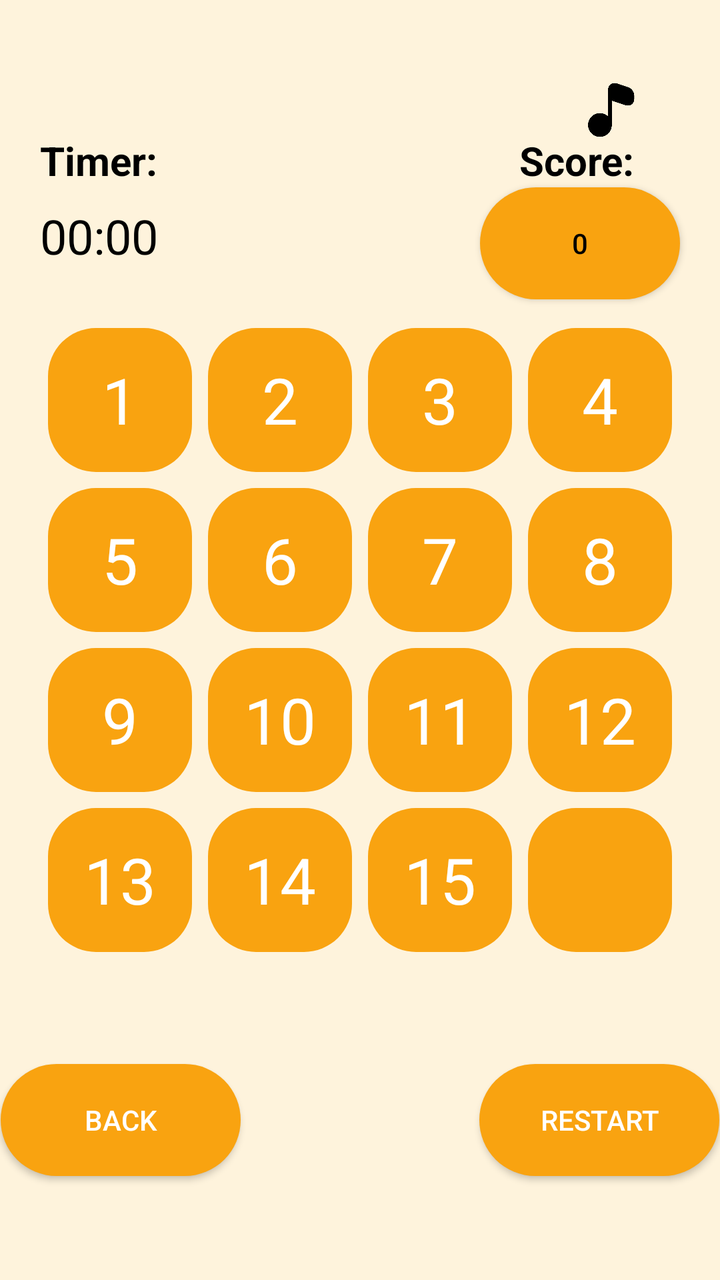
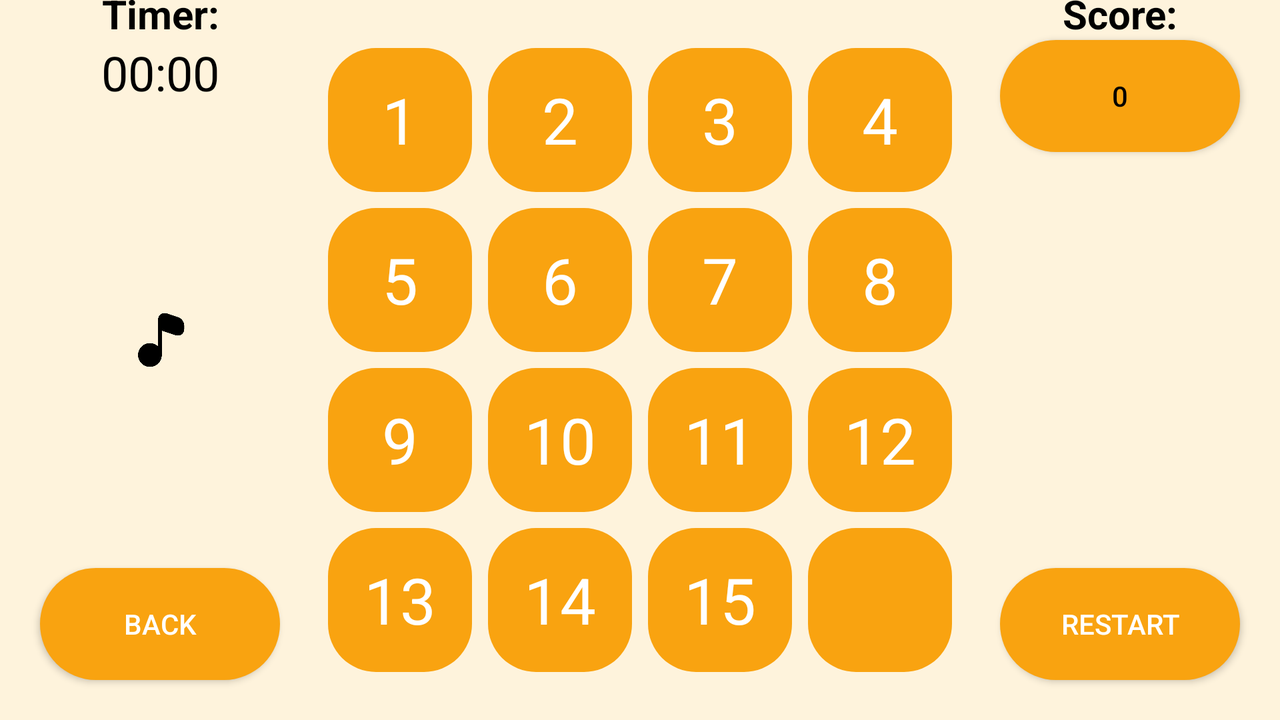

The same Android screen from two of the app's own layout files: first res/layout/ as a phone draws it, then the repository's variant for another configuration, drawn on a device whose configuration selects that folder. Both files follow.
<!-- AndroidManifest.xml: application theme Theme.Puzzle15 -->
<!-- res/layout/activity_main.xml -->
<?xml version="1.0" encoding="utf-8"?>
<androidx.constraintlayout.widget.ConstraintLayout xmlns:android="http://schemas.android.com/apk/res/android"
    xmlns:app="http://schemas.android.com/apk/res-auto"
    xmlns:tools="http://schemas.android.com/tools"
    android:layout_width="match_parent"
    android:layout_height="match_parent"
    android:background="#FEF3DC"
    tools:context=".MainActivity">


    <RelativeLayout
        android:id="@+id/relative"
        android:layout_width="wrap_content"
        android:layout_height="wrap_content"
        android:layout_centerInParent="true"
        app:layout_constraintBottom_toBottomOf="parent"
        app:layout_constraintLeft_toLeftOf="parent"
        app:layout_constraintRight_toRightOf="parent"
        app:layout_constraintTop_toTopOf="parent"
        tools:ignore="MissingConstraints">


        <TextView
            android:id="@+id/button1"
            style="@style/MyButton"
            tools:text="1" />

        <TextView
            android:id="@+id/button2"
            style="@style/MyButton"
            android:layout_toEndOf="@+id/button1"
            tools:text="2" />

        <TextView
            android:id="@+id/button3"
            style="@style/MyButton"
            android:layout_toEndOf="@+id/button2"
            tools:text="3" />

        <TextView
            android:id="@+id/button4"
            style="@style/MyButton"
            android:layout_toEndOf="@+id/button3"
            tools:text="4" />

        <TextView
            android:id="@+id/button5"
            style="@style/MyButton"
            android:layout_below="@+id/button1"
            tools:text="5" />

        <TextView
            android:id="@+id/button6"
            style="@style/MyButton"
            android:layout_below="@+id/button2"
            android:layout_toEndOf="@+id/button5"
            tools:text="6" />

        <TextView
            android:id="@+id/button7"
            style="@style/MyButton"
            android:layout_below="@+id/button3"
            android:layout_toEndOf="@+id/button6"
            tools:text="7" />

        <TextView
            android:id="@+id/button8"
            style="@style/MyButton"
            android:layout_below="@+id/button4"
            android:layout_toEndOf="@+id/button7"
            tools:text="8" />

        <TextView
            android:id="@+id/button9"
            style="@style/MyButton"
            android:layout_below="@+id/button5"
            tools:text="9" />

        <TextView
            android:id="@+id/button10"
            style="@style/MyButton"
            android:layout_below="@+id/button6"
            android:layout_toEndOf="@+id/button9"
            tools:text="10" />

        <TextView
            android:id="@+id/button11"
            style="@style/MyButton"
            android:layout_below="@+id/button7"
            android:layout_toEndOf="@+id/button10"
            tools:text="11" />

        <TextView
            android:id="@+id/button12"
            style="@style/MyButton"
            android:layout_below="@+id/button8"
            android:layout_toEndOf="@+id/button11"
            tools:text="12" />

        <TextView
            android:id="@+id/button13"
            style="@style/MyButton"
            android:layout_below="@+id/button9"
            tools:text="13" />

        <TextView
            android:id="@+id/button14"
            style="@style/MyButton"
            android:layout_below="@+id/button10"
            android:layout_toEndOf="@+id/button13"
            tools:text="14" />

        <TextView
            android:id="@+id/button15"
            style="@style/MyButton"
            android:layout_below="@+id/button11"
            android:layout_toEndOf="@+id/button14"
            tools:text="15" />

        <TextView
            android:id="@+id/button0"
            style="@style/MyButton"
            android:layout_below="@+id/button12"
            android:layout_toEndOf="@+id/button15"
            tools:text="" />


    </RelativeLayout>


    <TextView
        android:id="@+id/textscore"
        android:layout_width="100sp"
        android:layout_height="wrap_content"
        android:layout_marginRight="-20sp"
        android:text="@string/score"
        android:textColor="@color/black"
        android:textSize="20sp"
        android:textStyle="bold"
        app:layout_constraintBottom_toTopOf="@id/relative"
        app:layout_constraintRight_toRightOf="@id/relative"
        app:layout_constraintTop_toTopOf="parent"
        tools:ignore="MissingConstraints" />

    <TextView
        android:id="@+id/timertext"
        android:layout_width="100sp"
        android:layout_height="wrap_content"
        android:text="@string/timer"
        android:textColor="@color/black"
        android:textSize="20sp"
        android:textStyle="bold"
        app:layout_constraintLeft_toLeftOf="@id/relative"
        app:layout_constraintTop_toTopOf="@id/textscore" />


    <androidx.appcompat.widget.AppCompatButton
        android:id="@+id/restart"
        android:layout_width="120sp"
        android:layout_height="56sp"
        android:layout_marginRight="-20dp"
        android:background="@drawable/buttontwo"
        android:text="@string/restart"
        android:textColor="@color/white"
        app:layout_constraintBottom_toBottomOf="parent"
        app:layout_constraintRight_toRightOf="@id/relative"
        app:layout_constraintTop_toBottomOf="@id/relative" />

    <androidx.appcompat.widget.AppCompatButton
        android:id="@+id/finish"
        android:layout_width="120sp"
        android:layout_height="56sp"
        android:layout_marginLeft="-20dp"
        android:background="@drawable/buttontwo"
        android:text="Back"
        android:textColor="@color/white"
        app:layout_constraintBottom_toBottomOf="parent"
        app:layout_constraintLeft_toLeftOf="@id/relative"
        app:layout_constraintTop_toBottomOf="@id/relative" />


    <androidx.appcompat.widget.AppCompatButton
        android:id="@+id/move"
        android:layout_width="100sp"
        android:layout_height="56sp"
        android:background="@drawable/buttontwo"
        android:text="0"
        android:textColor="@color/black"

        app:layout_constraintRight_toRightOf="@id/relative"
        app:layout_constraintTop_toBottomOf="@id/textscore"
        tools:ignore="MissingConstraints" />

    
    
    
    
    
    
    
    
    

    <Chronometer
        android:id="@+id/chronometer"
        android:layout_width="wrap_content"
        android:layout_height="40sp"
        android:textColor="@color/black"
        android:textSize="24sp"
        app:layout_constraintBottom_toBottomOf="@id/move"

        app:layout_constraintLeft_toLeftOf="@id/timertext"
        app:layout_constraintTop_toBottomOf="@id/timertext"
        tools:ignore="MissingConstraints" />

    <ImageView
        android:layout_width="150sp"
        android:layout_height="150sp"
        android:layout_marginLeft="20sp"
        android:src="@drawable/ayiq"
        app:layout_constraintBottom_toBottomOf="parent"
        app:layout_constraintLeft_toRightOf="@id/finish"
        app:layout_constraintRight_toLeftOf="@id/restart"
        app:layout_constraintTop_toBottomOf="@id/relative"
        tools:ignore="MissingConstraints" />


    <ImageView
        android:id="@+id/buttonmusic"
        android:layout_width="30sp"
        android:layout_height="30sp"
        android:layout_margin="40sp"
        android:src="@drawable/music1"
        app:layout_constraintRight_toRightOf="parent"
        app:layout_constraintTop_toTopOf="parent" />

</androidx.constraintlayout.widget.ConstraintLayout>
<!-- resources referenced by this layout -->
<resources>
  <color name="black">#FF000000</color>
  <color name="white">#FFFFFFFF</color>
  <!-- drawable buttontwo (drawable) -->
  <?xml version="1.0" encoding="utf-8"?>
  <shape xmlns:android="http://schemas.android.com/apk/res/android">
      <corners android:radius="180dp" />
      <solid android:color="#F9A310" />
  </shape>
  <!-- drawable music1: png bitmap (drawable, 7385 bytes) -->
  <string name="restart">Restart</string>
  <string name="score">Score:</string>
  <string name="timer">Timer:</string>
  <style name="MyButton">
          <item name="android:gradientRadius">150dp</item>
          <item name="android:gravity">center</item>
          <item name="android:textSize">32sp</item>
          <item name="android:layout_margin">4dp</item>
          <item name="android:textColor">@color/white</item>
          <item name="android:background">@drawable/button</item>
          <item name="android:layout_width">72dp</item>
          <item name="android:layout_height">72dp</item>
      </style>
  <style name="Theme.Puzzle15" parent="Base.Theme.Puzzle15" />
  <!-- drawable button (drawable) -->
  <?xml version="1.0" encoding="utf-8"?>
  <shape xmlns:android="http://schemas.android.com/apk/res/android">
      <corners android:radius="24dp" />
      <solid android:color="#F9A310" />
  </shape>
  <style name="Base.Theme.Puzzle15" parent="Theme.Material3.DayNight.NoActionBar">
          
          
          <item name="actionBarTheme">@color/ACTIONBAR</item>
      </style>
  <color name="ACTIONBAR">#FEF3DC</color>
</resources>
<!-- res/layout-land/activity_main.xml (the repository's variant of the layout above) -->
<!-- drawn on the phone turned sideways -->
<?xml version="1.0" encoding="utf-8"?>
<androidx.constraintlayout.widget.ConstraintLayout xmlns:android="http://schemas.android.com/apk/res/android"
    xmlns:app="http://schemas.android.com/apk/res-auto"
    xmlns:tools="http://schemas.android.com/tools"
    android:layout_width="match_parent"
    android:layout_height="match_parent"
    android:background="#FEF3DC"
    tools:context=".MainActivity">


    <RelativeLayout
        android:id="@+id/relative"
        android:layout_width="wrap_content"
        android:layout_height="wrap_content"
        android:layout_centerInParent="true"
        app:layout_constraintBottom_toBottomOf="parent"
        app:layout_constraintLeft_toLeftOf="parent"
        app:layout_constraintRight_toRightOf="parent"
        app:layout_constraintTop_toTopOf="parent"
        tools:ignore="MissingConstraints">


        <TextView
            android:id="@+id/button1"
            style="@style/MyButton"
            tools:text="1" />

        <TextView
            android:id="@+id/button2"
            style="@style/MyButton"
            android:layout_toEndOf="@+id/button1"
            tools:text="2" />

        <TextView
            android:id="@+id/button3"
            style="@style/MyButton"
            android:layout_toEndOf="@+id/button2"
            tools:text="3" />

        <TextView
            android:id="@+id/button4"
            style="@style/MyButton"
            android:layout_toEndOf="@+id/button3"
            tools:text="4" />

        <TextView
            android:id="@+id/button5"
            style="@style/MyButton"
            android:layout_below="@+id/button1"
            tools:text="5" />

        <TextView
            android:id="@+id/button6"
            style="@style/MyButton"
            android:layout_below="@+id/button2"
            android:layout_toEndOf="@+id/button5"
            tools:text="6" />

        <TextView
            android:id="@+id/button7"
            style="@style/MyButton"
            android:layout_below="@+id/button3"
            android:layout_toEndOf="@+id/button6"
            tools:text="7" />

        <TextView
            android:id="@+id/button8"
            style="@style/MyButton"
            android:layout_below="@+id/button4"
            android:layout_toEndOf="@+id/button7"
            tools:text="8" />

        <TextView
            android:id="@+id/button9"
            style="@style/MyButton"
            android:layout_below="@+id/button5"
            tools:text="9" />

        <TextView
            android:id="@+id/button10"
            style="@style/MyButton"
            android:layout_below="@+id/button6"
            android:layout_toEndOf="@+id/button9"
            tools:text="10" />

        <TextView
            android:id="@+id/button11"
            style="@style/MyButton"
            android:layout_below="@+id/button7"
            android:layout_toEndOf="@+id/button10"
            tools:text="11" />

        <TextView
            android:id="@+id/button12"
            style="@style/MyButton"
            android:layout_below="@+id/button8"
            android:layout_toEndOf="@+id/button11"
            tools:text="12" />

        <TextView
            android:id="@+id/button13"
            style="@style/MyButton"
            android:layout_below="@+id/button9"
            tools:text="13" />

        <TextView
            android:id="@+id/button14"
            style="@style/MyButton"
            android:layout_below="@+id/button10"
            android:layout_toEndOf="@+id/button13"
            tools:text="14" />

        <TextView
            android:id="@+id/button15"
            style="@style/MyButton"
            android:layout_below="@+id/button11"
            android:layout_toEndOf="@+id/button14"
            tools:text="15" />

        <TextView
            android:id="@+id/button0"
            style="@style/MyButton"
            android:layout_below="@+id/button12"
            android:layout_toEndOf="@+id/button15"
            tools:text="" />


    </RelativeLayout>


    <TextView
        android:id="@+id/textscore"
        android:layout_width="wrap_content"
        android:layout_height="wrap_content"
        android:text="@string/score"
        android:textColor="@color/black"
        android:textSize="20sp"
        android:textStyle="bold"
        app:layout_constraintLeft_toLeftOf="@id/move"
        app:layout_constraintRight_toRightOf="@id/move"
        app:layout_constraintBottom_toTopOf="@id/move"
        tools:ignore="MissingConstraints" />

    <TextView
        android:id="@+id/timertext"
        android:layout_width="wrap_content"
        android:layout_height="wrap_content"
        android:text="@string/timer"
        android:textColor="@color/black"
        android:textSize="20sp"
        android:textStyle="bold"
        app:layout_constraintRight_toRightOf="@id/chronometer"
        app:layout_constraintLeft_toLeftOf="@id/chronometer"
        app:layout_constraintTop_toTopOf="@id/textscore" />


    <androidx.appcompat.widget.AppCompatButton
        android:id="@+id/restart"
        android:layout_width="120sp"
        android:layout_height="56sp"
        android:background="@drawable/buttontwo"
        android:text="@string/restart"
        android:textColor="@color/white"
        app:layout_constraintRight_toRightOf="parent"
        app:layout_constraintBottom_toBottomOf="@id/relative"
        app:layout_constraintLeft_toRightOf="@id/relative"/>

    <androidx.appcompat.widget.AppCompatButton
        android:id="@+id/finish"
        android:layout_width="120sp"
        android:layout_height="56sp"
        android:background="@drawable/buttontwo"
        android:text="Back"
        android:textColor="@color/white"
        app:layout_constraintLeft_toLeftOf="parent"
        app:layout_constraintBottom_toBottomOf="@id/relative"
        app:layout_constraintRight_toLeftOf="@id/relative" />


    <androidx.appcompat.widget.AppCompatButton
        android:id="@+id/move"
        android:layout_width="120sp"
        android:layout_height="56sp"
        android:background="@drawable/buttontwo"
        android:text="0"
        android:textColor="@color/black"
       app:layout_constraintLeft_toRightOf="@id/relative"
        app:layout_constraintRight_toRightOf="parent"
        app:layout_constraintTop_toTopOf="@id/relative"/>

    
    
    
    
    
    
    
    
    

    <Chronometer
        android:id="@+id/chronometer"
        android:layout_width="wrap_content"
        android:layout_height="40sp"
        android:textColor="@color/black"
        android:textSize="24sp"
        app:layout_constraintTop_toTopOf="@id/relative"
        app:layout_constraintLeft_toLeftOf="parent"
        app:layout_constraintRight_toLeftOf="@id/relative"
        tools:ignore="MissingConstraints" />

    <ImageView
        android:layout_width="150sp"
        android:layout_height="150sp"
        android:src="@drawable/ayiq"
       app:layout_constraintTop_toBottomOf="@id/move"
        app:layout_constraintBottom_toTopOf="@id/restart"
        app:layout_constraintRight_toRightOf="parent"
        app:layout_constraintLeft_toRightOf="@id/relative"
        tools:ignore="MissingConstraints" />



    <ImageView
        android:id="@+id/buttonmusic"
        android:layout_width="30sp"
        android:layout_height="30sp"

        android:src="@drawable/music1"
        app:layout_constraintBottom_toBottomOf="@id/finish"
        app:layout_constraintLeft_toLeftOf="parent"
        app:layout_constraintRight_toLeftOf="@id/relative"
        app:layout_constraintTop_toTopOf="parent" />
</androidx.constraintlayout.widget.ConstraintLayout>
